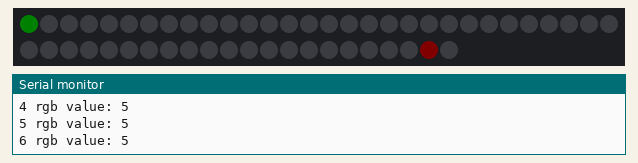
The sketch below on a simulated Arduino Uno, built for the host (arithmetic inside an expression is 32-bit, double 64-bit). Parts: 52 RGB LEDs in strip order, left to right, continuing on the next row, the last lines printed to the serial monitor. Dim RGB values are drawn brighter than linear.

Above: at 3.28 s.
At 13.72 s:
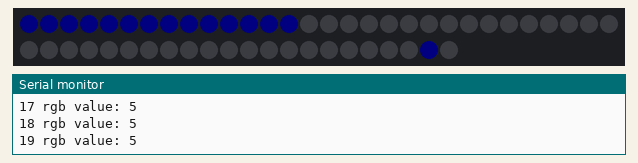
At 20.11 s:
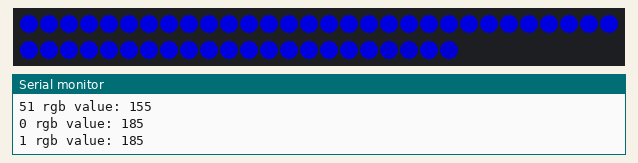
At 24.98 s:
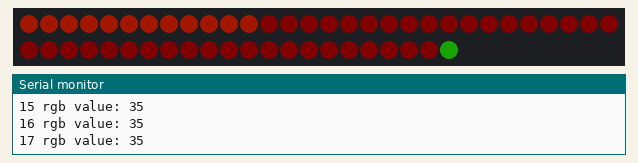
At 28.63 s:
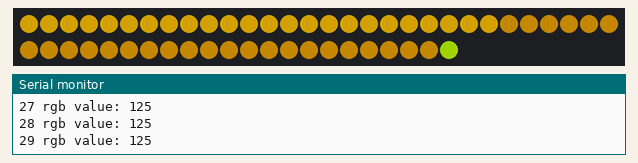
At 37.15 s:
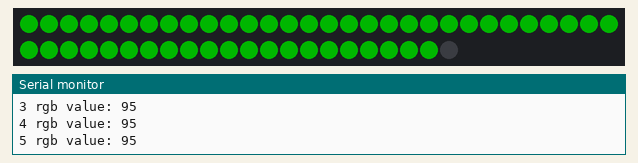

The sketch:

LED-Chase.ino
```cpp
#include <FastLED.h>

CRGB leds[50];

int r, g, b = 0;
const int size = 52;
int delayAmt = 20;

void setup() {

  delay(2000);
  Serial.begin(9600);
  FastLED.addLeds<SM16703, 3, RGB>(leds, size);

}

void loop() {
  redChase();
  greenChase();
  blueChase();
}

void redChase(){
    for(int j = 5; j <= 255; j +=30){
    for(int i = 0; i < size; i++){
      leds[i] = CRGB(b, r, g);
      FastLED.show();
      Serial.print(i);
      Serial.print(" rgb value: ");
      Serial.print(r);
      Serial.println();
      delay(delayAmt);
      }
    r=j;
  }
  r=0;
}

void greenChase(){
    for(int j = 5; j <= 255; j +=30){
    for(int i = 0; i < size; i++){
      leds[i] = CRGB(b, r, g);
      FastLED.show();
      Serial.print(i);
      Serial.print(" rgb value: ");
      Serial.print(g);
      Serial.println();
      delay(delayAmt);
      }
    g=j;
  }
  g=0;
}

void blueChase(){
   for(int j = 5; j <= 255; j +=30){
    for(int i = 0; i < size; i++){
      leds[i] = CRGB(b, r, g);
      FastLED.show();
      Serial.print(i);
      Serial.print(" rgb value: ");
      Serial.print(b);
      Serial.println();
      delay(delayAmt);
      }
    b=j;
  }
  b=0;
}
```
